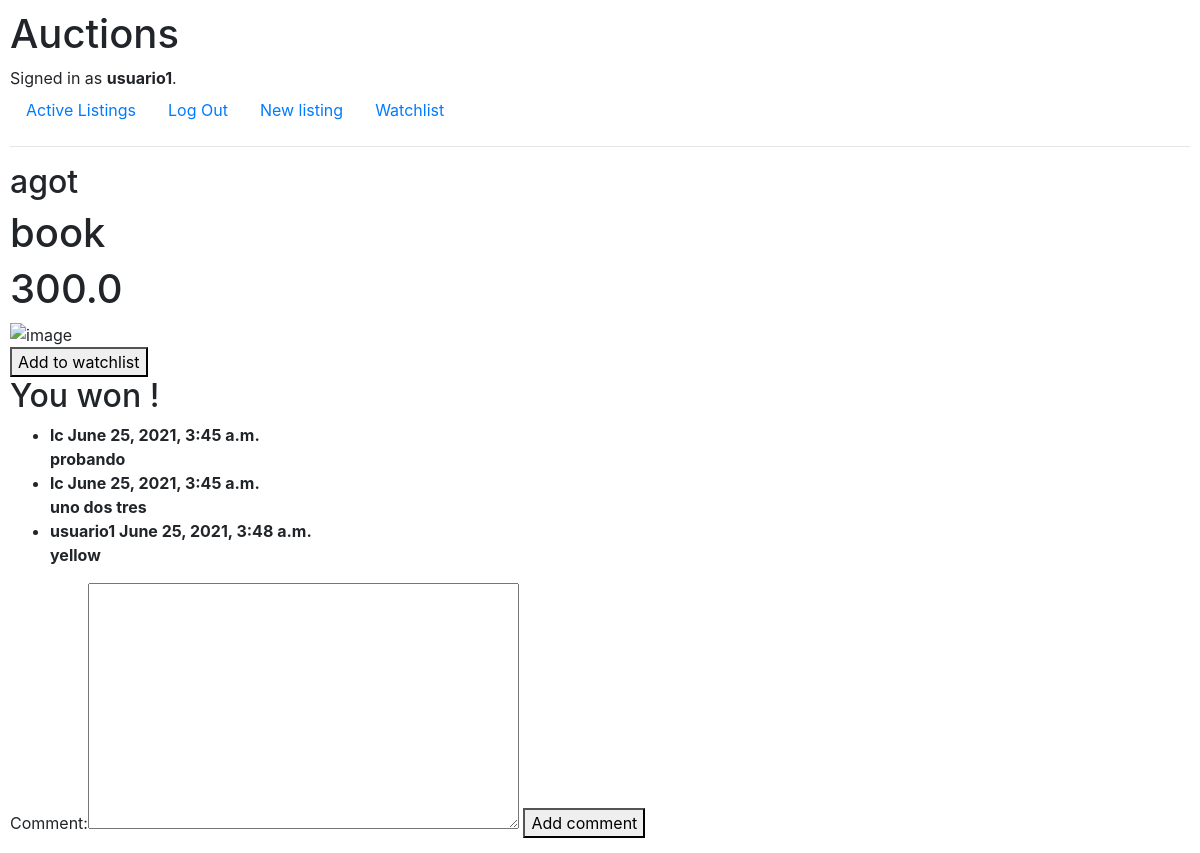
Before: /listing/1 (signed in) with the older database file.
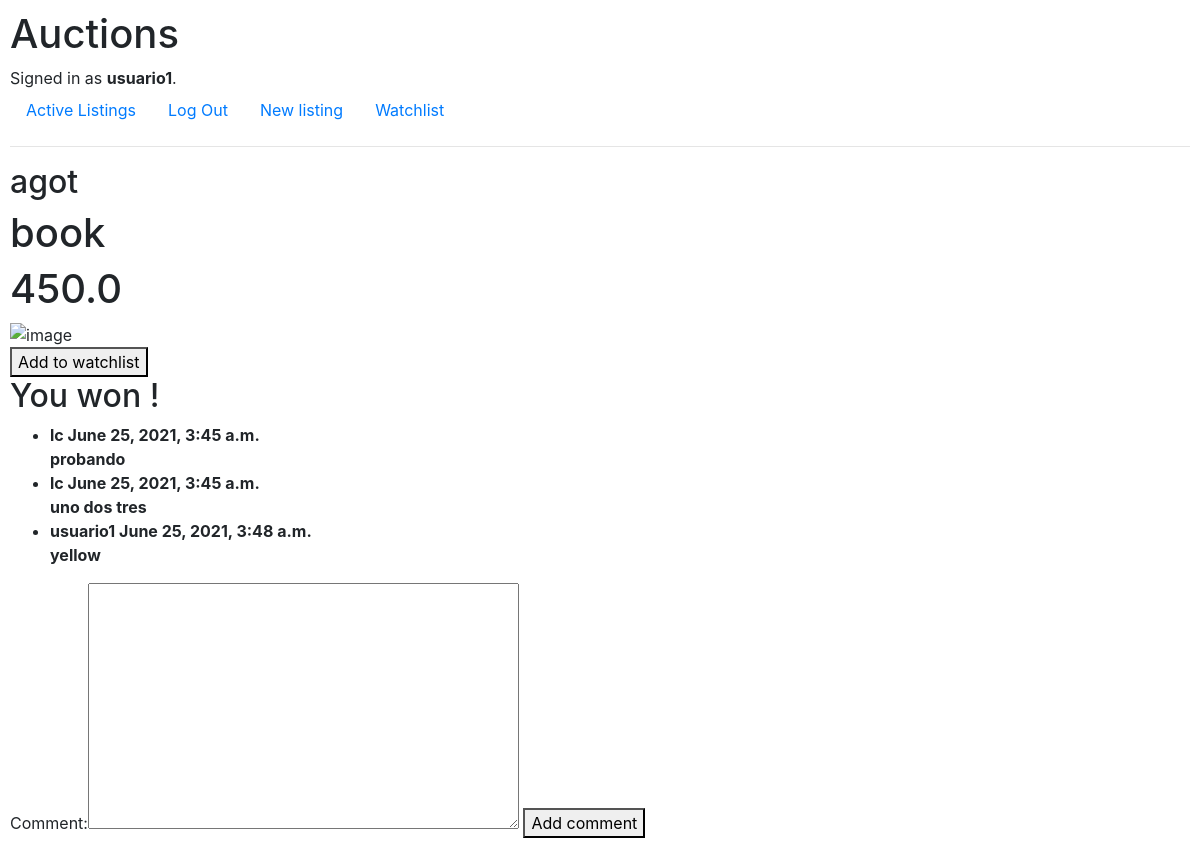
After: the same page with the newer database file.
### auctions/models.py (models this page shows, shortened)
class Auction_listing(models.Model):
    title = models.CharField(max_length=20)
    author = models.ForeignKey(User, on_delete=models.CASCADE, related_name="author")
    description = models.CharField(max_length=100)
    starting_bid = models.FloatField()
    current_price = models.FloatField(null=True, blank=True)
    is_active = models.BooleanField(default=True)
    winner = models.ForeignKey(User, on_delete=models.CASCADE, null=True, blank=True, default=None)
    tag = models.CharField(max_length=10, null=True, blank=True, default='')
    image = models.URLField(blank=True, null=True)

### auctions/views.py (the view)
# urls.py: path("listing/<int:pk>", Listing.as_view(), name="listing-detail"),
class Listing(DetailView):
    model = Auction_listing
    template_name = 'auctions/listing.html'
    context_object_name = 'listing'
    def get_context_data(self, **kwargs):
            context = super().get_context_data(**kwargs)
            context['watchlist'] = Watchlist.objects.get_or_create(author=self.request.user)
            context['usuario'] = self.request.user
            context['bid_form'] = BidForm
            context['comment_form'] = CommentForm
            context['current_price'] = Auction_listing.objects.get(pk=self.object.pk).current_price
            """
            bids = Bid.objects.filter(listing_id=self.object.pk)
            if len(bids) == 0:
                context['current_price'] = Auction_listing.objects.get(pk=self.object.pk).starting_bid
            else:
                context['current_price'] = bids.order_by('-amount')[0].amount
            """
            return context

### auctions/templates/auctions/listing.html (shortened to what this page needs)
{% extends "auctions/layout.html" %} {% block body %}
<h2>{{ listing.title }}</h2>
<h1>{{ listing.description }}</h1>
<h1>{{ current_price }}</h1>
<img src="{{ listing.image }}" alt="image" />
{% if listing not in watchlist.0.auction_listing.all %}
<form action="{% url 'add_watchlist' listing.pk %}" method="POST">
  <button class="button add" type="submit">Add to watchlist</button>
</form>
{% else %}
<form action="{% url 'remove_watchlist' listing.pk %}" method="POST">
  {% csrf_token %}
  <button class="button remove" type="submit">Remove from watchlist</button>
</form>
{% endif %}
{% if listing.winner == request.user %}
  <h2>You won !</h2>
{% endif %}
<ul>
  {% for comment in listing.comments.all %}
    <li>
      <strong>
          {{ comment.author }}
          {{ comment.date_added }}
      <br>
        {{ comment.body }}
      </strong>
    </li>
  {% endfor %}
</ul>
<form action="{% url 'comment' listing.pk %}" method="POST">
  {{ comment_form }}
  <button class="button remove" type="submit">Add comment</button>
</form>
{% endblock %}

Changed rows visible on the page:
changed Auction_listing "book": current_price "300.0" → "450.0"
